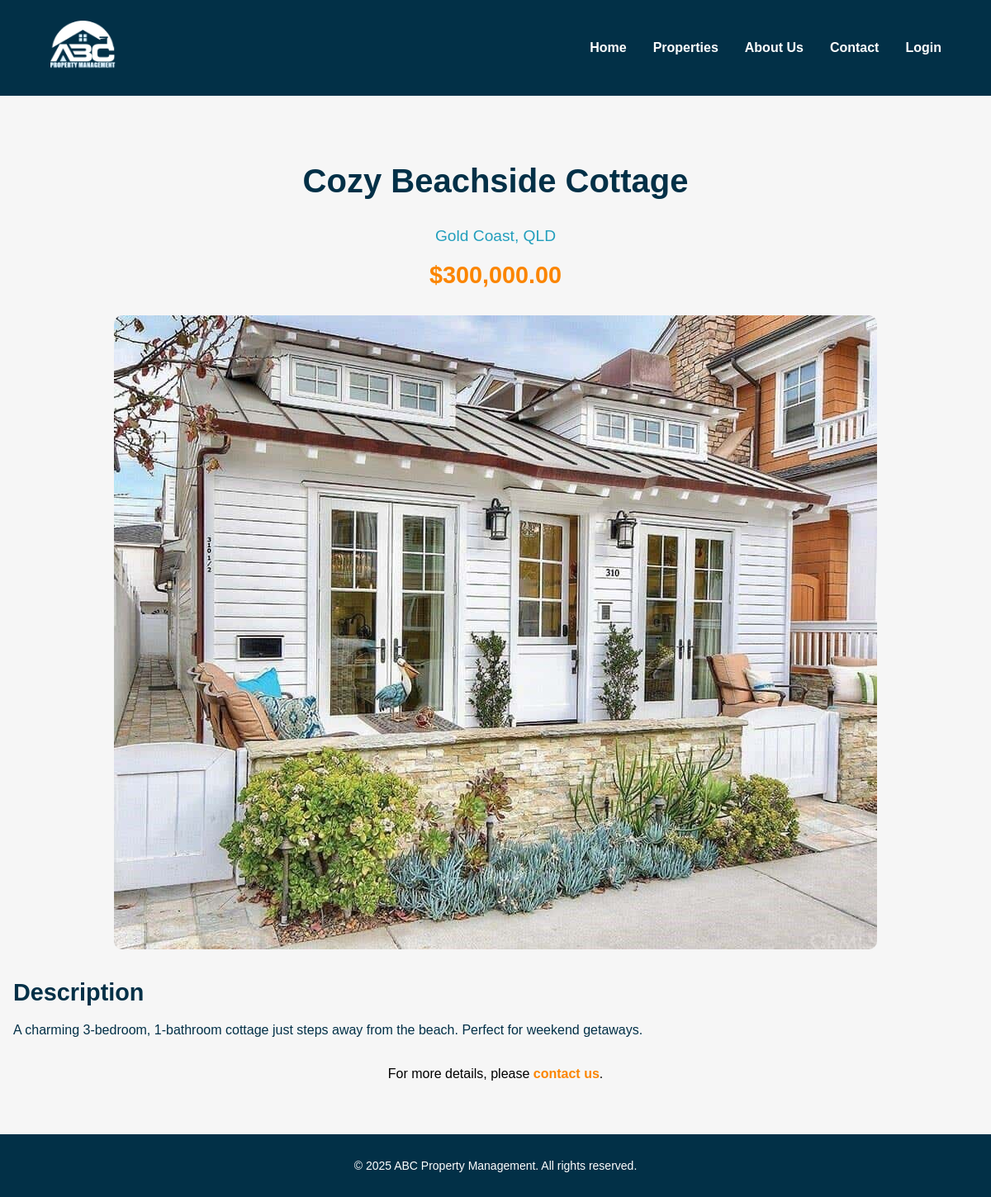
Screenshot of /pages/property.php?id=3 with the database file from the repository.
### tables this page shows
CREATE TABLE `properties` (
    `id` INT AUTO_INCREMENT PRIMARY KEY,
    `title` VARCHAR(255) NOT NULL,
    `description` TEXT NOT NULL,
    `price` DECIMAL(10, 2) NOT NULL,
    `location` VARCHAR(255) NOT NULL,
    `property_type` ENUM('For Sale', 'For Rent') NOT NULL,
    `bedrooms` INT NOT NULL,
    `bathrooms` INT NOT NULL,
    `garage` INT NOT NULL,
    `image` VARCHAR(255) NOT NULL,
    `available` BOOLEAN DEFAULT TRUE,   
    `created_at` TIMESTAMP DEFAULT CURRENT_TIMESTAMP,
    `updated_at` TIMESTAMP DEFAULT CURRENT_TIMESTAMP ON UPDATE CURRENT_TIMESTAMP
);

### functions/fetch_properties.php (called while the page is built, shortened)
<?php
require_once('db_connect.php');
function fetch_property($property_id) {
    global $conn;
    $sql = "SELECT * FROM properties WHERE id = $property_id AND available = 1";
    $result = $conn->query($sql);
    if ($result->num_rows > 0) {
        return $result->fetch_assoc();
    } else {
        return null;
    }
}
?>

### pages/property.php (the view, shortened to what this page needs)
<?php
include('./templates/header.php');
include('../functions/fetch_properties.php');
if (isset($_GET['id']) && is_numeric($_GET['id'])) {
    $property_id = $_GET['id'];
    $property = fetch_property($property_id);
} else {
    echo "<p>Invalid property ID.</p>";
    exit;
}
?>
<section class="property-details">
    <div class="container">
        <div class="property-header">
            <h1><?php echo $property['title']; ?></h1>
            <p class="location"><?php echo $property['location']; ?></p>
            <p class="price">$<?php echo number_format($property['price'], 2); ?></p>
        </div>
        <div class="property-image">
            <img src="../assets/img/uploads/<?php echo $property['image']; ?>" alt="Image of <?php echo $property['title']; ?>">
        </div>
        <div class="property-description">
            <h2>Description</h2>
            <p><?php echo nl2br($property['description']); ?></p>
        </div>
        <div class="property-contact">
            <p>For more details, please <a href="./pages/contact.php">contact us</a>.</p>
        </div>
    </div>
</section>
<?php include('./templates/footer.php'); ?>

### assets/css/style.css (style rules this page uses)
:root { --primary-color: #023047; --secondary-color: #219ebc; --accent-color: #fb8500; --highlight-color: #ffb703; --background-color: #f6f6f6; --success-color: #4caf50; --error-color: #f44336; }
body { font-family: Arial, sans-serif; margin: 0; padding: 0; background-color: var(--background-color); }
a { text-decoration: none; color: inherit; }
.property-details { padding: 3rem 1rem; background-color: var(--background-color); }
.property-details .container { max-width: 1200px; margin: 0 auto; }
.property-details .property-header { text-align: center; margin-bottom: 2rem; }
.property-details .property-header h1 { font-size: 2.5rem; color: var(--primary-color); }
.property-details .property-header .location { font-size: 1.2rem; color: var(--secondary-color); margin-top: 0.5rem; }
.property-details .property-header .price { font-size: 1.8rem; color: var(--accent-color); font-weight: bold; margin-top: 1rem; }
.property-details .property-image { text-align: center; margin-bottom: 2rem; }
.property-details .property-image img { max-width: 100%; height: auto; object-fit: cover; border-radius: 10px; }
.property-details .property-description { margin-bottom: 2rem; }
.property-details .property-description h2 { font-size: 1.8rem; color: var(--primary-color); margin-bottom: 1rem; }
.property-details .property-description p { font-size: 1rem; color: var(--primary-color); line-height: 1.6; }
.property-details .property-contact { text-align: center; }
.property-details .property-contact a { font-weight: bold; color: var(--accent-color); text-decoration: none; }

### rows the page displays
properties: title "Cozy Beachside Cottage", location "Gold Coast, QLD", price "300,000.00", image (picture), description "A charming 3-bedroom, 1-bathroom cottage just steps away from the beach. Perfect for weekend getaways."
